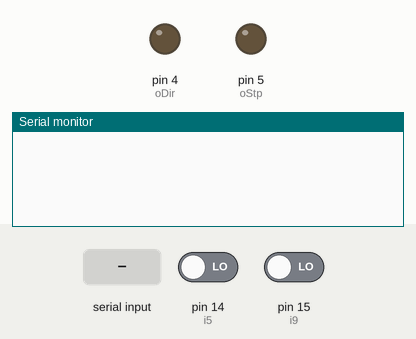
A sketch run on a simulated Arduino Uno, built with avr-gcc and run on an emulated ATmega328P. On the bench: output pins drawn as LEDs (lit = HIGH), the last lines printed to the serial monitor. Inputs (shaded band) come from the test bench; at power-on: pin 14 (i5) LOW, pin 15 (i9) LOW. Pins used as bus, display or sensor lines are not drawn.

Above: at 1.2 s.
1.3 s: "s" received over Serial
At 2.9 s:
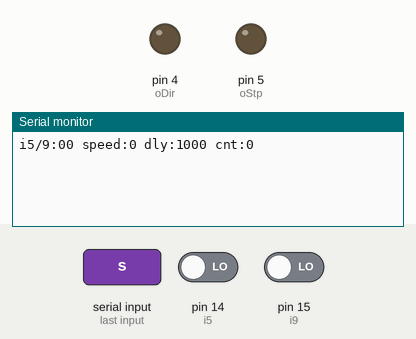
3.8 s: "l90\n" received over Serial
At 4.3 s:
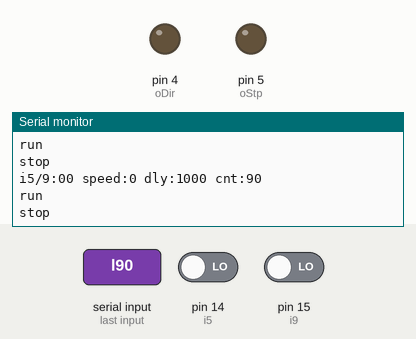

Measured:
- after the input at 1.3 s, the serial monitor: prints a new line after 1.0 s (image 1)
- after the input at 3.8 s, the serial monitor: prints a new line at once (image 2)

The sketch:

micronasos.ino
```cpp
enum {oDir = 4, oStp=5, oEn=3, i5=14, i9=15, tPulse=15};

void setup()
{
  pinMode(oDir, OUTPUT);  digitalWrite(oDir, 0);
  pinMode(oStp, OUTPUT);  digitalWrite(oStp, 0);
  pinMode(oEn,  OUTPUT);  digitalWrite(oEn, 0);
  pinMode(i5, INPUT);
  pinMode(i9, INPUT);
  Serial.begin(115200);
}

volatile int32_t cnt=0;
volatile int32_t spd=1000;
volatile int32_t dly=1000;
volatile int32_t acc=10000;
volatile bool  run=0;

void set_run(bool go)
{
  if(run==go)return;
  if (go) digitalWrite(oEn, 0);
  else digitalWrite(oEn, 1);
  delayMicroseconds(dly);
  Serial.println(go?"run":"stop");
  run = go;
}

void set_spd(int32_t speed_)
{
    spd = speed_;
    if (spd > 0) dly=1000000L/spd;
}

void parse_serial()
{
    switch(Serial.read()) {
      case 'l': cnt += Serial.parseInt(); break;
      case 'u': cnt += Serial.parseInt(); break;
      case 'r': cnt -= Serial.parseInt(); break;
      case 'd': cnt -= Serial.parseInt(); break;
      case 'n': cnt = Serial.parseInt(); break;
      case 's': set_spd(Serial.parseInt()); break;
    }
    Serial.print("i5/9:");
    Serial.print(digitalRead(i5));
    Serial.print(digitalRead(i9));
    Serial.print(" speed:");
    Serial.print(spd);
    Serial.print(" dly:");
    Serial.print(dly);
    Serial.print(" cnt:");
    Serial.println(cnt);
    if (cnt!=0)set_run(1);
}

void loop()
{
  if (Serial.available()) parse_serial();

  if (run) {
    delayMicroseconds(dly-tPulse);
    if (cnt < 0) {
      if (digitalRead(i9)==0) { set_run(0); return; }
      cnt++;
      digitalWrite(oDir, 0);
      digitalWrite(oStp, 1); delayMicroseconds(tPulse); digitalWrite(oStp, 0);
    } else if (cnt > 0) {
      if (digitalRead(i5)==0) { set_run(0); return; }
      cnt--;
      digitalWrite(oDir, 1);
      digitalWrite(oStp, 1); delayMicroseconds(tPulse); digitalWrite(oStp, 0);
    }
    if (cnt == 0) set_run(0);
  }
}
```
